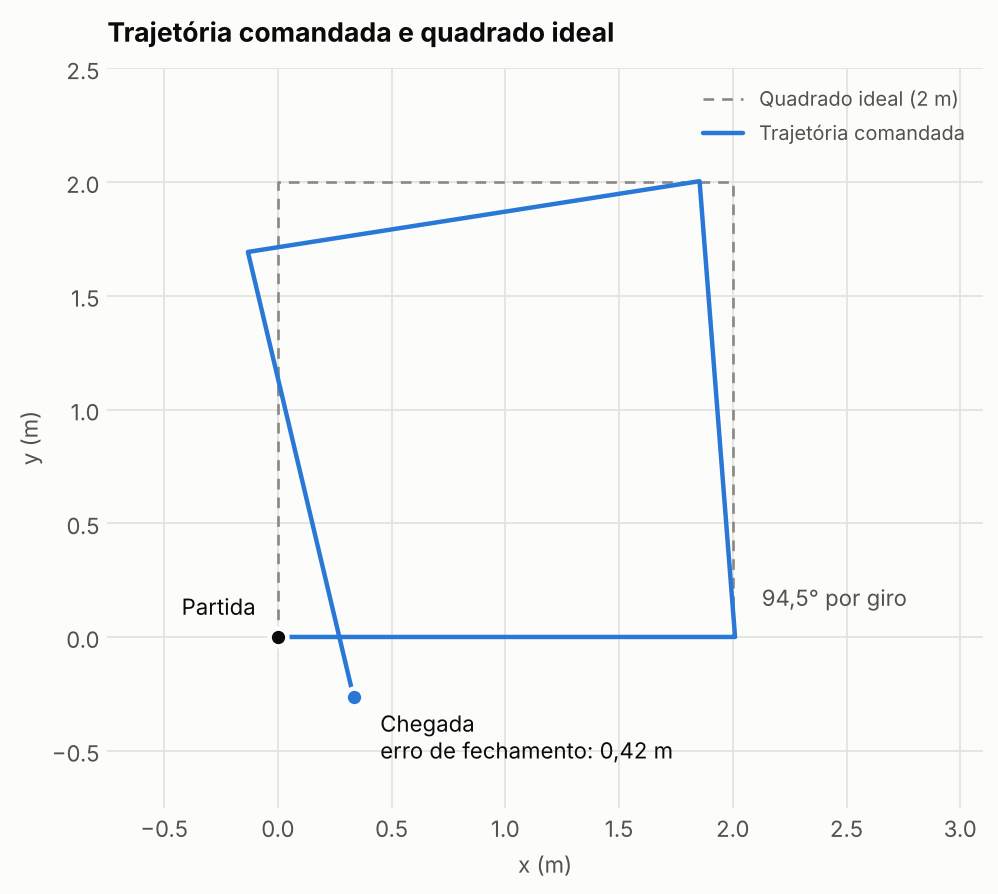

Source code (Python):
"""Trajetória comandada pelo PatrolNode sob um modelo cinemático ideal.

Reproduz a lógica discreta do nó (controle a 10 Hz, integração do último
comando) e integra o modelo de uniciclo, supondo que a base executa os
comandos de /cmd_vel sem erro. Não depende do ROS 2.

Uso:  python3 trajetoria_comandada.py
Gera: trajetoria_comandada.png (na mesma pasta do script)
"""
import math
from pathlib import Path

import matplotlib
matplotlib.use("Agg")
import matplotlib.pyplot as plt

# Parâmetros do PatrolNode
VEL_LINEAR = 0.3     # m/s
VEL_ANGULAR = 0.785  # rad/s
DIST_LADO = 2.0      # m
N_LADOS = 4
T = 0.1              # período de controle (s)

AZUL, CINZA, TINTA, TINTA_2, FUNDO = "#2a78d6", "#8a8984", "#0b0b0b", "#52514e", "#fcfcfb"


def simular():
    """Devolve os pontos (x, y) da trajetória e a orientação final (rad)."""
    n_lado = math.ceil(DIST_LADO / (VEL_LINEAR * T) - 1e-9)       # períodos avançando
    n_giro = math.ceil((math.pi / 2) / (VEL_ANGULAR * T) - 1e-9)  # períodos girando
    x = y = theta = 0.0
    pontos = [(x, y)]
    for _ in range(N_LADOS):
        for _ in range(n_lado):
            x += VEL_LINEAR * T * math.cos(theta)
            y += VEL_LINEAR * T * math.sin(theta)
            pontos.append((x, y))
        theta += n_giro * VEL_ANGULAR * T
    return pontos, theta, n_lado, n_giro


def main():
    pontos, theta, n_lado, n_giro = simular()
    xs, ys = zip(*pontos)
    erro = math.hypot(xs[-1], ys[-1])
    giro = math.degrees(n_giro * VEL_ANGULAR * T)

    print(f"Períodos por lado: {n_lado}  ->  {n_lado * VEL_LINEAR * T:.2f} m")
    print(f"Períodos por giro: {n_giro}  ->  {giro:.2f} graus")
    print(f"Erro de fechamento: {erro:.3f} m")
    print(f"Erro de orientação final: {math.degrees(theta) - 360:.2f} graus")

    fig, ax = plt.subplots(figsize=(7.2, 6.0), dpi=160)
    fig.patch.set_facecolor(FUNDO)
    ax.set_facecolor(FUNDO)

    q = DIST_LADO
    ax.plot([0, q, q, 0, 0], [0, 0, q, q, 0], color=CINZA, lw=1.2, ls=(0, (4, 3)),
            label="Quadrado ideal (2 m)", zorder=1)
    ax.plot(xs, ys, color=AZUL, lw=2, solid_capstyle="round",
            label="Trajetória comandada", zorder=2)

    ax.plot(0, 0, "o", ms=8, color=TINTA, mec=FUNDO, mew=2, zorder=4)
    ax.plot(xs[-1], ys[-1], "o", ms=8, color=AZUL, mec=FUNDO, mew=2, zorder=4)
    ax.annotate("Partida", (0, 0), xytext=(-10, 10), textcoords="offset points",
                ha="right", color=TINTA, fontsize=10)
    ax.annotate(f"Chegada\nerro de fechamento: {erro:.2f} m".replace(".", ","), (xs[-1], ys[-1]),
                xytext=(12, -6), textcoords="offset points", va="top",
                color=TINTA, fontsize=10)
    ax.annotate(f"{giro:.1f}° por giro".replace(".", ","), (q + 0.01, 0), xytext=(12, 14),
                textcoords="offset points", color=TINTA_2, fontsize=10)

    ax.set_aspect("equal")
    ax.set_xlim(-0.75, 3.1)
    ax.set_ylim(-0.75, 2.5)
    ax.set_xlabel("x (m)", color=TINTA_2)
    ax.set_ylabel("y (m)", color=TINTA_2)
    ax.set_title("Trajetória comandada e quadrado ideal", loc="left",
                 color=TINTA, fontsize=12, fontweight="bold", pad=12)
    ax.grid(True, color="#e4e3df", lw=0.8)
    ax.set_axisbelow(True)
    ax.tick_params(colors=TINTA_2, length=0)
    for lado in ax.spines.values():
        lado.set_visible(False)
    ax.legend(loc="upper right", frameon=False, fontsize=9, labelcolor=TINTA_2)

    saida = Path(__file__).with_name("trajetoria_comandada.png")
    fig.savefig(saida, facecolor=FUNDO, bbox_inches="tight")
    print(f"Figura salva em {saida}")


if __name__ == "__main__":
    main()
